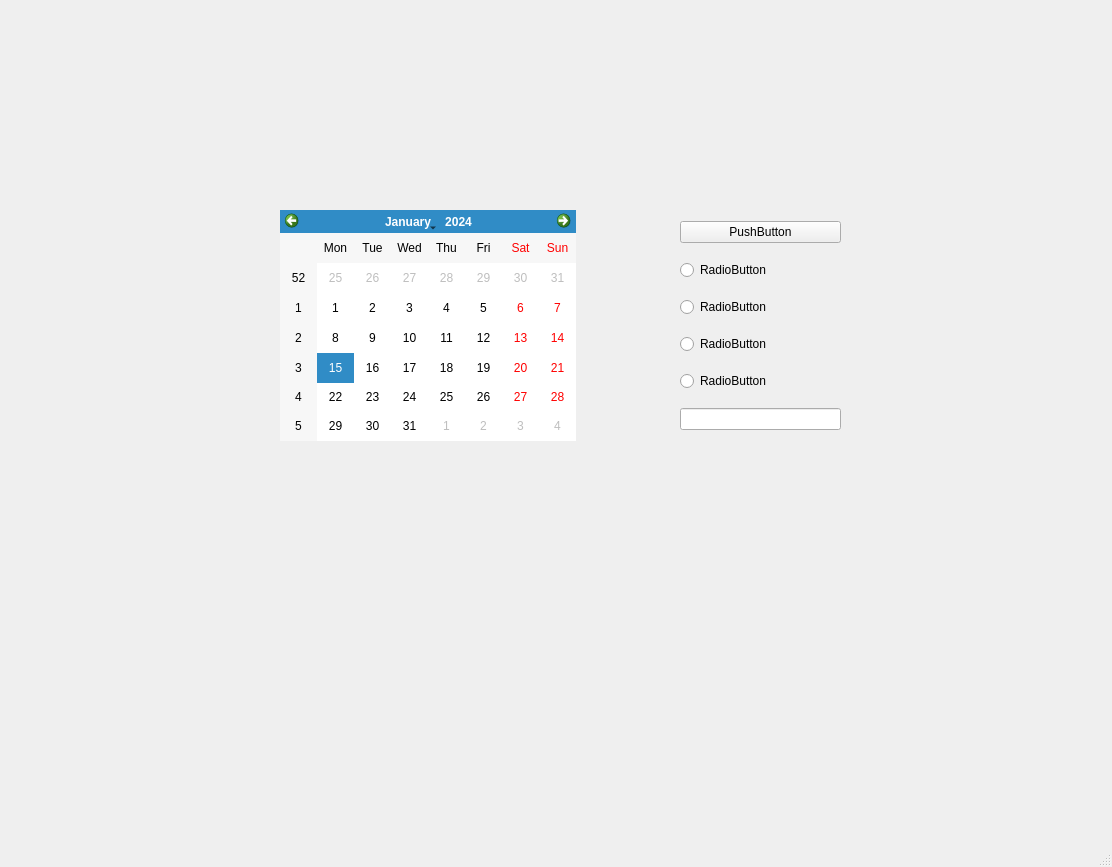
<?xml version="1.0" encoding="UTF-8"?>
<ui version="4.0">
 <class>MainWindow</class>
 <widget class="QMainWindow" name="MainWindow">
  <property name="geometry">
   <rect>
    <x>0</x>
    <y>0</y>
    <width>1112</width>
    <height>867</height>
   </rect>
  </property>
  <property name="windowTitle">
   <string>MainWindow</string>
  </property>
  <widget class="QWidget" name="centralwidget">
   <widget class="QWidget" name="verticalLayoutWidget">
    <property name="geometry">
     <rect>
      <x>680</x>
      <y>210</y>
      <width>161</width>
      <height>231</height>
     </rect>
    </property>
    <layout class="QVBoxLayout" name="verticalLayout">
     <item>
      <widget class="QPushButton" name="pushButton">
       <property name="text">
        <string>PushButton</string>
       </property>
      </widget>
     </item>
     <item>
      <widget class="QRadioButton" name="radioButton">
       <property name="text">
        <string>RadioButton</string>
       </property>
      </widget>
     </item>
     <item>
      <widget class="QRadioButton" name="radioButton_4">
       <property name="text">
        <string>RadioButton</string>
       </property>
      </widget>
     </item>
     <item>
      <widget class="QRadioButton" name="radioButton_3">
       <property name="text">
        <string>RadioButton</string>
       </property>
      </widget>
     </item>
     <item>
      <widget class="QRadioButton" name="radioButton_2">
       <property name="text">
        <string>RadioButton</string>
       </property>
      </widget>
     </item>
     <item>
      <widget class="QLineEdit" name="lineEdit"/>
     </item>
    </layout>
   </widget>
   <widget class="QCalendarWidget" name="calendarWidget">
    <property name="geometry">
     <rect>
      <x>280</x>
      <y>210</y>
      <width>296</width>
      <height>231</height>
     </rect>
    </property>
   </widget>
  </widget>
  <widget class="QMenuBar" name="menubar">
   <property name="geometry">
    <rect>
     <x>0</x>
     <y>0</y>
     <width>1112</width>
     <height>26</height>
    </rect>
   </property>
  </widget>
  <widget class="QStatusBar" name="statusbar"/>
 </widget>
 <resources/>
 <connections/>
</ui>
